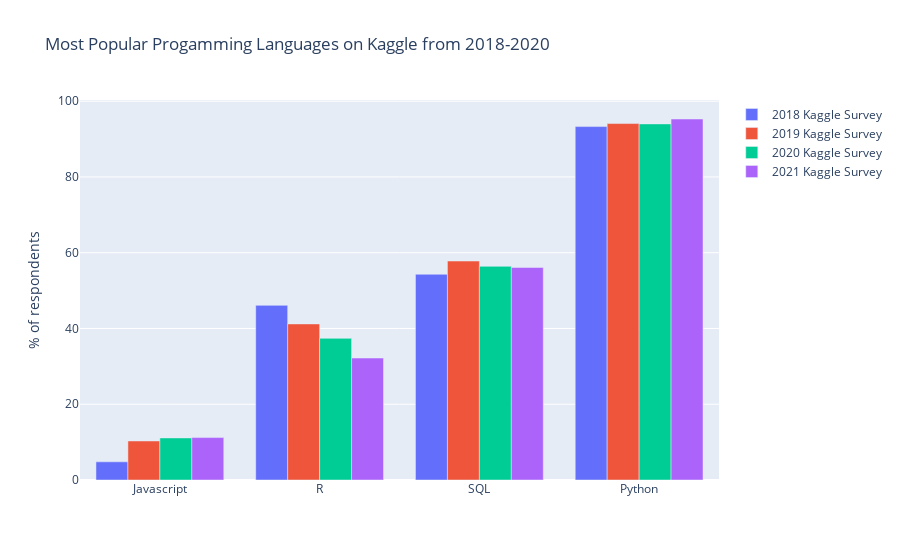

This figure's notebook cell:
### Code cell
q7_dictionary_of_counts_2018_simplified = {
    'Python' : (responses_df_2018['Q16_Part_1'].count()),
    'SQL' : (responses_df_2018['Q16_Part_3'].count()),
    'R': (responses_df_2018['Q16_Part_2'].count()),
    'Javascript': (responses_df_2018['Q16_Part_7'].count())
}

q7_dictionary_of_counts_2019_simplified = {
    'Python' : (responses_df_2019['Q18_Part_1'].count()),
    'SQL' : (responses_df_2019['Q18_Part_3'].count()),
    'R': (responses_df_2019['Q18_Part_2'].count()),
    'Javascript': (responses_df_2019['Q18_Part_7'].count())
}

q7_dictionary_of_counts_2020_simplified = {
    'Python' : (responses_df_2020['Q7_Part_1'].count()),
    'SQL' : (responses_df_2020['Q7_Part_3'].count()),
    'R': (responses_df_2020['Q7_Part_2'].count()),
    'Javascript': (responses_df_2020['Q7_Part_7'].count())
}

q7_dictionary_of_counts_2021_simplified = {
    'Python' : (responses_df_2021['Q7_Part_1'].count()),
    'SQL' : (responses_df_2021['Q7_Part_3'].count()),
    'R': (responses_df_2021['Q7_Part_2'].count()),
    'Javascript': (responses_df_2021['Q7_Part_7'].count())
}


dictionary_of_counts_2018 = sort_dictionary_by_percent(responses_df_2018,
                                                  q7_list_of_columns_2018,
                                                  q7_dictionary_of_counts_2018_simplified)
dictionary_of_counts_2019 = sort_dictionary_by_percent(responses_df_2019,
                                                  q7_list_of_columns_2019,
                                                  q7_dictionary_of_counts_2019_simplified)
dictionary_of_counts_2020 = sort_dictionary_by_percent(responses_df_2020,
                                                  q7_list_of_columns_2020,
                                                  q7_dictionary_of_counts_2020_simplified)
dictionary_of_counts_2021 = sort_dictionary_by_percent(responses_df_2021,
                                                  q7_list_of_columns_2021,
                                                  q7_dictionary_of_counts_2021_simplified)

title_for_chart = 'Most Popular Progamming Languages on Kaggle from 2018-2020'
title_for_y_axis = '% of respondents'

fig = go.Figure(data=[
    go.Bar(name='2018 Kaggle Survey', x=pd.Series(dictionary_of_counts_2018.keys()), y=pd.Series(dictionary_of_counts_2018.values())),
    go.Bar(name='2019 Kaggle Survey', x=pd.Series(dictionary_of_counts_2019.keys()), y=pd.Series(dictionary_of_counts_2019.values())),
    go.Bar(name='2020 Kaggle Survey', x=pd.Series(dictionary_of_counts_2020.keys()), y=pd.Series(dictionary_of_counts_2020.values())),
    go.Bar(name='2021 Kaggle Survey', x=pd.Series(dictionary_of_counts_2021.keys()), y=pd.Series(dictionary_of_counts_2021.values()))
           ])
fig.update_layout(barmode='group') 
fig.update_layout(title=title_for_chart,yaxis=dict(title=title_for_y_axis))
fig.show()

### Figure 1 — Plotly figure (JSON) as saved in the notebook; plotly's stock layout.template omitted (floating-point values rounded to 4 significant figures)
{"data": [{"name": "2018 Kaggle Survey", "type": "bar", "x": ["Javascript", "R", "SQL", "Python"], "y": [4.8, 46.1, 54.3, 93.3]}, {"name": "2019 Kaggle Survey", "type": "bar", "x": ["Javascript", "R", "SQL", "Python"], "y": [10.3, 41.2, 57.8, 94.1]}, {"name": "2020 Kaggle Survey", "type": "bar", "x": ["Javascript", "R", "SQL", "Python"], "y": [11.1, 37.4, 56.4, 94]}, {"name": "2021 Kaggle Survey", "type": "bar", "x": ["Javascript", "R", "SQL", "Python"], "y": [11.2, 32.2, 56.1, 95.3]}], "layout": {"barmode": "group", "title": {"text": "Most Popular Progamming Languages on Kaggle from 2018-2020"}, "yaxis": {"title": {"text": "% of respondents"}}}}
